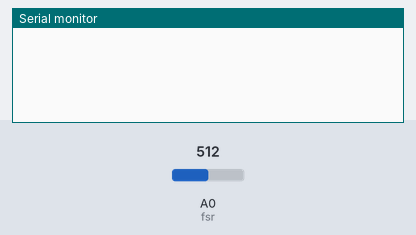
Bench run of a sketch on a simulated Arduino Uno, built with avr-gcc and run on an emulated ATmega328P. On the bench: the last lines printed to the serial monitor. The test bench sets the inputs (shaded band); at power-on: A0 (fsr) = 512.

Above: at 1.2 s.
1.3 s: A0 (fsr) set to 610
At 1.9 s:
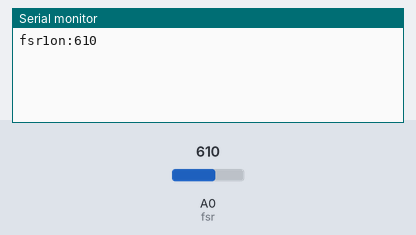
2.8 s: A0 (fsr) set to 290
At 3.4 s:
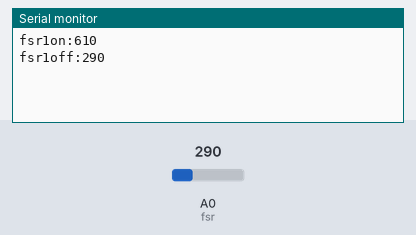

The sketch:

fsrswitch.ino
```cpp
int fsr = 0;
int fsrv;
boolean fsrg = true;

void setup() {
  Serial.begin(9600);
}

void loop() {
  fsrv = analogRead(fsr);
  if (fsrg) {
    if (fsrv > 600) {
      fsrg = false;
      Serial.print("fsr1on:");
      Serial.println(fsrv);
    }
  }
  if(!fsrg){
    if(fsrv<300){
      fsrg = true;
      Serial.print("fsr1off:");
      Serial.println(fsrv);
    }
  }
  delay(15);
}
```

Measured:
- after the input at 1.3 s, the serial monitor: prints a new line at once (image 1)
- after the input at 2.8 s, the serial monitor: prints a new line at once (image 2)
